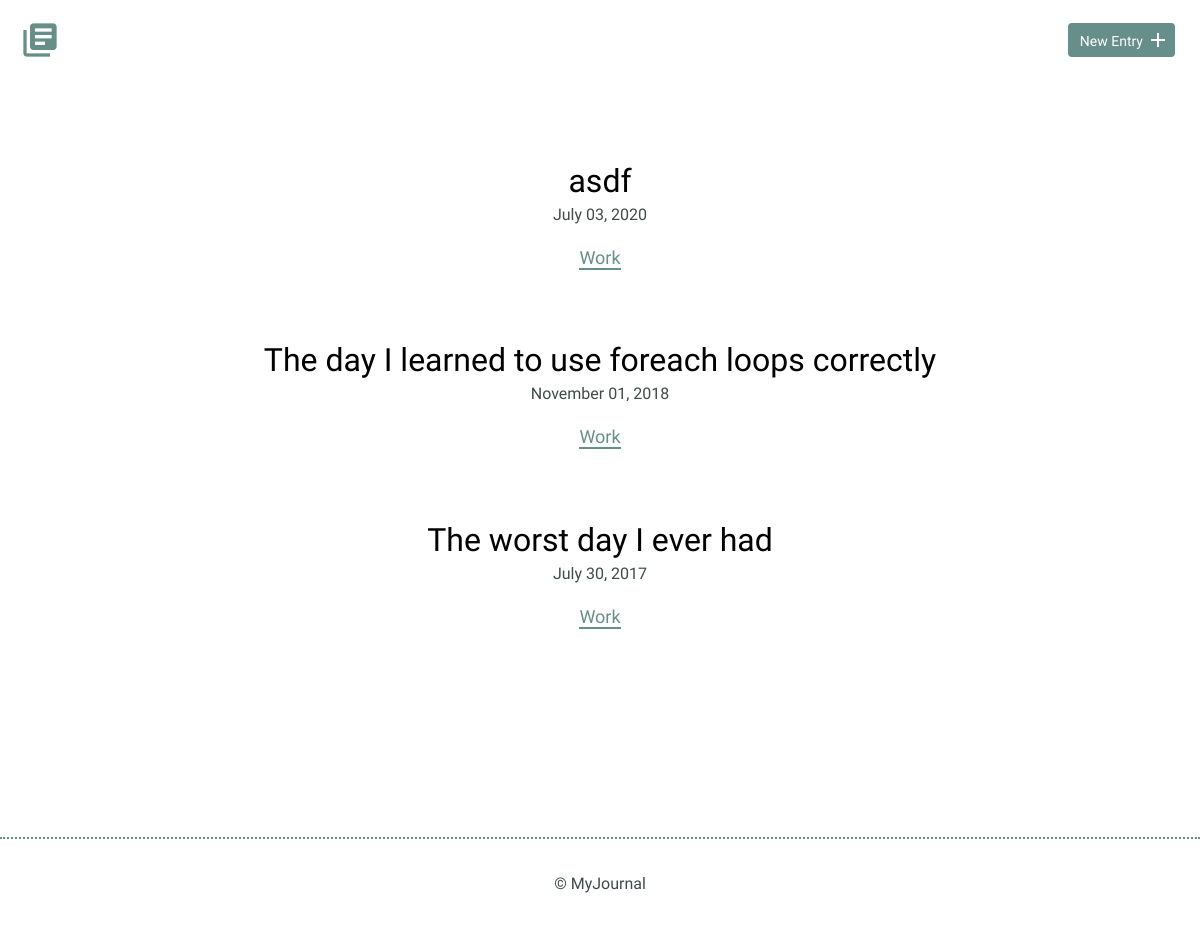
The app's page /index.php?tag=Work with its own data.
### tables this page shows
CREATE TABLE "entries" (
	"id"	INTEGER,
	"title"	TEXT,
	"date"	TEXT,
	"time_spent"	INTEGER,
	"learned"	BLOB,
	"resources"	BLOB,
	"tag_id"	INTEGER,
	PRIMARY KEY("id"),
	FOREIGN KEY("tag_id") REFERENCES "tags"("tag_id")
);

CREATE TABLE "tags" (
	"tag_id"	INTEGER,
	"tag"	TEXT,
	PRIMARY KEY("tag_id")
);

### inc/functions.php (called while the page is built, shortened)
<?php
function get_entries($tag = null){
    include('connection.php');
    try{
        $sql = 'SELECT id, title, date, tag FROM entries INNER JOIN tags ON entries.tag_id = tags.tag_id';
        if (isset($tag)){
            $sql .= ' WHERE tag = ?';
        }
        $sql.= ' ORDER BY date DESC';
        $results = $db->prepare($sql);
        if (isset($tag)){
            $results->bindValue(1, $tag, PDO::PARAM_STR);
        }
        $results->execute();
        return $results;
    } catch (Exception $e){
        echo "Error retrieving data: ". $e->getMessage() . "</br>";
        return [];
    }
}

### index.php (the view, shortened to what this page needs)
<?php
include('inc/header.php');
include('inc/functions.php');
$tag = null;
if (isset($_GET['tag'])){
    $tag = $_GET['tag'];
}
?>
<div class="container">
    <div class="entry-list">
        <?php
        foreach(get_entries($tag) as $entry){
            echo "<article>";
            echo "<h2><a href='detail.php?id=" . $entry['id'] . "'>" . $entry['title'] . "</a></h2>";
            echo "<time datetime='" . strtotime($entry['date']) . "'>" . date('F d, Y', strtotime($entry['date'])) . "</time>";
            echo "<p class='tag'><a href='index.php?tag=".$entry['tag']."'>" .$entry['tag']."</a></p>";
            echo "</article>";
        }
        ?>
    </div>
</div>
<?php
include('inc/footer.php');
?>

### css/site.css (style rules this page uses)
body { font-size: 16px; color: #404a49; font-family: 'Cousine', serif; font-weight: 400; }
.container { margin: 0 auto; padding: 0 25px; }
h1, h2, h3 { margin: 0; font-weight: 400; line-height: 1em; color: #000; }
h2 { font-size: 32px; }
h2 a { text-decoration: none; color: #000; }
p { line-height: 1.8em; font-size: 18px; }
p a { border-bottom: 2px solid #678f89; padding: 0; color: #678f89; text-decoration: none; }
.entry-list, .edit-entry, .new-entry { max-width: 800px; margin: 0 auto; padding: 70px 0 150px 0; }
.entry-list article { margin-bottom: 70px; text-align: center; }
.entry-list article:last-child { margin-bottom: 0; }
.entry-list article h2 { margin-bottom: 8px; }
.tag { display:block; margin-bottom: 3em; }

### records on screen
entries: title "asdf", date "July 03, 2020", tag.tag "Work"
entries: title "The day I learned to use foreach loops correctly", date "November 01, 2018", tag.tag "Work"
entries: title "The worst day I ever had", date "July 30, 2017", tag.tag "Work"
